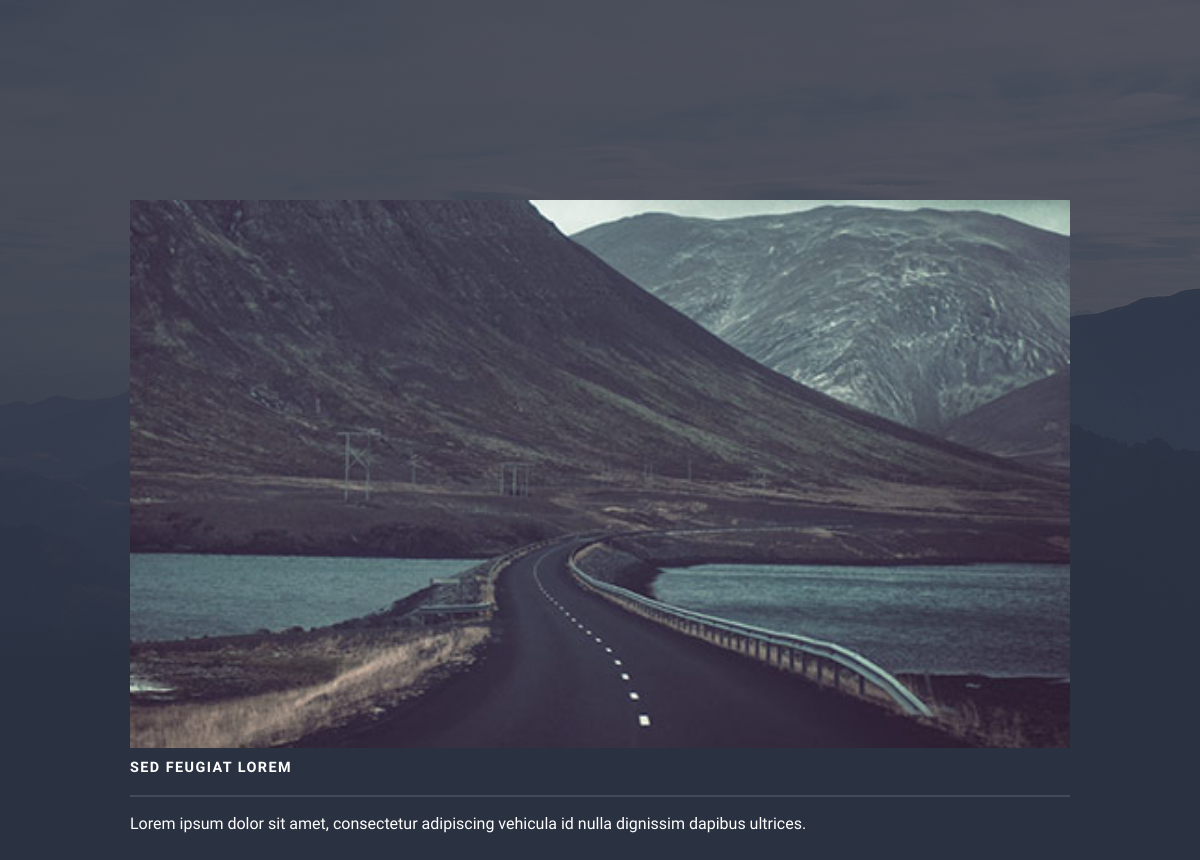
The app's page /details/sed-feugiat-lorem with its own data.
### main/models.py (models this page shows, shortened)
class Post(models.Model):
    name = models.CharField(max_length=250, unique=True)
    slug = models.CharField(max_length=250, unique=True)
    image = models.ImageField(upload_to="post_images")
    description = models.TextField(max_length=500)

### main/views.py (the view)
# urls.py: path('details/<slug:slug>', PostDetailView.as_view(), name='details'),
class PostDetailView(TitleMixin, DetailView):
    model = Post
    context_object_name = "post"
    template_name = "main/details.html"
    title = "details"

### common/view.py (called while the page is built)
    def get_context_data(self, **kwargs):
        context = super(TitleMixin, self).get_context_data(**kwargs)
        context['title'] = self.title
        return context

### main/templates/main/details.html
{% extends 'main/base.html' %}
{% block content %}
    <section class="post">
        <div class="post__img">
            <img src="{{post.image.url}}" alt="">
        </div>
        <h3 class="major">{{post.name}}</h3>
        <p>{{post.description}}</p>
    </section>
{% endblock %}

### static/assets/css/main.css (style rules this page uses)
html, body, div, span, applet, object, iframe, h1, h2, h3, h4, h5, h6, p, blockquote, pre, a, abbr, acronym, address, big, cite, code, del, dfn, em, img, ins, kbd, q, s, samp, small, strike, strong, sub, sup, tt, var, b, u, i, center, dl, dt, dd, ol, ul, li, fieldset, form, label, legend, table, caption, tbody, tfoot, thead, tr, th, td, article, aside, canvas, details, embed, figure, figcaption, footer, header, hgroup, menu, nav, output, ruby, section, summary, time, mark, audio, video { margin: 0; padding: 0; border: 0; font-size: 100%; font: inherit; vertical-align: baseline; }
article, aside, details, figcaption, figure, footer, header, hgroup, menu, nav, section { display: block; }
body { line-height: 1; }
.post { max-width: 1000px; margin: 0 auto; padding: 200px 30px 0 30px; }
.post img { width: 100%; max-width: 1000px; }
body { -webkit-text-size-adjust: none; }
body { -ms-overflow-style: scrollbar; }
html { box-sizing: border-box; }
*, *:before, *:after { box-sizing: inherit; }
body { background-color: #2e3141; background-image: linear-gradient(to top, rgba(46, 49, 65, 0.8), rgba(46, 49, 65, 0.8)), url("../../images/bg.jpg"); background-size: auto, cover; background-attachment: fixed, fixed; background-position: center, center; }
body, input, select, textarea { color: #ffffff; font-family: "Source Sans Pro", Helvetica, sans-serif; font-size: 16.5pt; font-weight: 300; line-height: 1.65; }
@media screen and (max-width: 1680px) { body, input, select, textarea { font-size: 13pt; } }
@media screen and (max-width: 1280px) { body, input, select, textarea { font-size: 12pt; } }
p { margin: 0 0 2em 0; }
h1, h2, h3, h4, h5, h6 { color: #ffffff; font-family: Raleway, Helvetica, sans-serif; font-weight: 700; letter-spacing: 0.1em; margin: 0 0 1em 0; text-transform: uppercase; }
h1.major, h2.major, h3.major, h4.major, h5.major, h6.major { padding-bottom: 1em; border-bottom: solid 2px rgba(255, 255, 255, 0.125); }
h3 { font-size: 0.9em; }

### records on screen
Post: image (picture), name "SED FEUGIAT LOREM", description "Lorem ipsum dolor sit amet, consectetur adipiscing vehicula id nulla dignissim dapibus ultrices."
